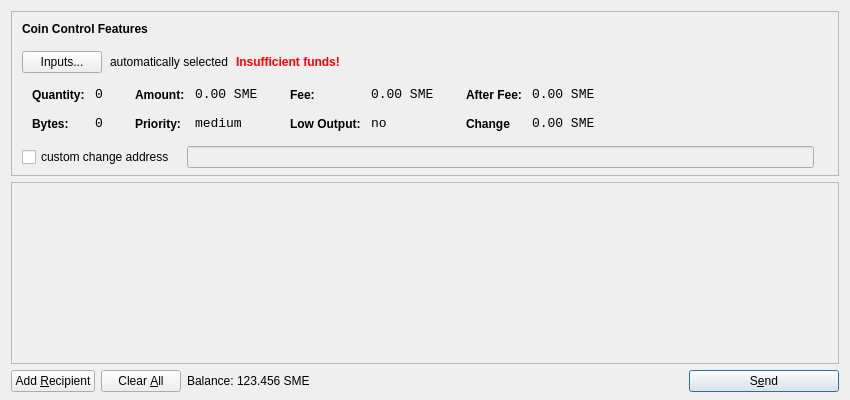
<?xml version="1.0" encoding="UTF-8"?>
<ui version="4.0">
 <class>SendCoinsDialog</class>
 <widget class="QDialog" name="SendCoinsDialog">
  <property name="geometry">
   <rect>
    <x>0</x>
    <y>0</y>
    <width>850</width>
    <height>400</height>
   </rect>
  </property>
  <property name="windowTitle">
   <string>Send Coins</string>
  </property>
  <layout class="QVBoxLayout" name="verticalLayout" stretch="0,1,0">
   <property name="bottomMargin">
    <number>8</number>
   </property>
   <item>
    <widget class="QFrame" name="frameCoinControl">
     <property name="sizePolicy">
      <sizepolicy hsizetype="Expanding" vsizetype="Expanding">
       <horstretch>0</horstretch>
       <verstretch>0</verstretch>
      </sizepolicy>
     </property>
     <property name="maximumSize">
      <size>
       <width>16777215</width>
       <height>16777215</height>
      </size>
     </property>
     <property name="frameShape">
      <enum>QFrame::StyledPanel</enum>
     </property>
     <property name="frameShadow">
      <enum>QFrame::Sunken</enum>
     </property>
     <layout class="QVBoxLayout" name="verticalLayoutCoinControl2">
      <property name="spacing">
       <number>-1</number>
      </property>
      <property name="leftMargin">
       <number>0</number>
      </property>
      <property name="topMargin">
       <number>0</number>
      </property>
      <property name="rightMargin">
       <number>0</number>
      </property>
      <property name="bottomMargin">
       <number>6</number>
      </property>
      <item>
       <layout class="QVBoxLayout" name="verticalLayoutCoinControl" stretch="0,0,0,0,1">
        <property name="spacing">
         <number>0</number>
        </property>
        <property name="leftMargin">
         <number>10</number>
        </property>
        <property name="topMargin">
         <number>10</number>
        </property>
        <item>
         <layout class="QHBoxLayout" name="horizontalLayoutCoinControl1">
          <property name="bottomMargin">
           <number>15</number>
          </property>
          <item>
           <widget class="QLabel" name="labelCoinControlFeatures">
            <property name="sizePolicy">
             <sizepolicy hsizetype="Preferred" vsizetype="Maximum">
              <horstretch>0</horstretch>
              <verstretch>0</verstretch>
             </sizepolicy>
            </property>
            <property name="font">
             <font>
              <weight>75</weight>
              <bold>true</bold>
             </font>
            </property>
            <property name="styleSheet">
             <string notr="true">font-weight:bold;</string>
            </property>
            <property name="text">
             <string>Coin Control Features</string>
            </property>
           </widget>
          </item>
         </layout>
        </item>
        <item>
         <layout class="QHBoxLayout" name="horizontalLayoutCoinControl2" stretch="0,0,0,0">
          <property name="spacing">
           <number>8</number>
          </property>
          <property name="bottomMargin">
           <number>10</number>
          </property>
          <item>
           <widget class="QPushButton" name="pushButtonCoinControl">
            <property name="styleSheet">
             <string notr="true"/>
            </property>
            <property name="text">
             <string>Inputs...</string>
            </property>
           </widget>
          </item>
          <item>
           <widget class="QLabel" name="labelCoinControlAutomaticallySelected">
            <property name="text">
             <string>automatically selected</string>
            </property>
            <property name="margin">
             <number>5</number>
            </property>
           </widget>
          </item>
          <item>
           <widget class="QLabel" name="labelCoinControlInsuffFunds">
            <property name="font">
             <font>
              <weight>75</weight>
              <bold>true</bold>
             </font>
            </property>
            <property name="styleSheet">
             <string notr="true">color:red;font-weight:bold;</string>
            </property>
            <property name="text">
             <string>Insufficient funds!</string>
            </property>
            <property name="margin">
             <number>5</number>
            </property>
           </widget>
          </item>
          <item>
           <spacer name="horizontalSpacerCoinControl">
            <property name="orientation">
             <enum>Qt::Horizontal</enum>
            </property>
            <property name="sizeHint" stdset="0">
             <size>
              <width>40</width>
              <height>1</height>
             </size>
            </property>
           </spacer>
          </item>
         </layout>
        </item>
        <item>
         <widget class="QWidget" name="widgetCoinControl" native="true">
          <property name="sizePolicy">
           <sizepolicy hsizetype="Preferred" vsizetype="Preferred">
            <horstretch>0</horstretch>
            <verstretch>0</verstretch>
           </sizepolicy>
          </property>
          <property name="minimumSize">
           <size>
            <width>0</width>
            <height>0</height>
           </size>
          </property>
          <property name="styleSheet">
           <string notr="true"/>
          </property>
          <layout class="QHBoxLayout" name="horizontalLayoutCoinControl5">
           <property name="margin">
            <number>0</number>
           </property>
           <item>
            <layout class="QHBoxLayout" name="horizontalLayoutCoinControl3" stretch="0,0,0,1">
             <property name="spacing">
              <number>20</number>
             </property>
             <property name="topMargin">
              <number>0</number>
             </property>
             <property name="bottomMargin">
              <number>10</number>
             </property>
             <item>
              <layout class="QFormLayout" name="formLayoutCoinControl1">
               <property name="horizontalSpacing">
                <number>10</number>
               </property>
               <property name="verticalSpacing">
                <number>14</number>
               </property>
               <property name="leftMargin">
                <number>10</number>
               </property>
               <property name="topMargin">
                <number>4</number>
               </property>
               <property name="rightMargin">
                <number>6</number>
               </property>
               <item row="0" column="0">
                <widget class="QLabel" name="labelCoinControlQuantityText">
                 <property name="styleSheet">
                  <string notr="true">font-weight:bold;</string>
                 </property>
                 <property name="text">
                  <string>Quantity:</string>
                 </property>
                 <property name="margin">
                  <number>0</number>
                 </property>
                </widget>
               </item>
               <item row="0" column="1">
                <widget class="QLabel" name="labelCoinControlQuantity">
                 <property name="font">
                  <font>
                   <family>Monospace</family>
                   <pointsize>10</pointsize>
                  </font>
                 </property>
                 <property name="cursor">
                  <cursorShape>IBeamCursor</cursorShape>
                 </property>
                 <property name="contextMenuPolicy">
                  <enum>Qt::ActionsContextMenu</enum>
                 </property>
                 <property name="text">
                  <string>0</string>
                 </property>
                 <property name="margin">
                  <number>0</number>
                 </property>
                 <property name="textInteractionFlags">
                  <set>Qt::LinksAccessibleByMouse|Qt::TextSelectableByKeyboard|Qt::TextSelectableByMouse</set>
                 </property>
                </widget>
               </item>
               <item row="1" column="0">
                <widget class="QLabel" name="labelCoinControlBytesText">
                 <property name="styleSheet">
                  <string notr="true">font-weight:bold;</string>
                 </property>
                 <property name="text">
                  <string>Bytes:</string>
                 </property>
                </widget>
               </item>
               <item row="1" column="1">
                <widget class="QLabel" name="labelCoinControlBytes">
                 <property name="font">
                  <font>
                   <family>Monospace</family>
                   <pointsize>10</pointsize>
                  </font>
                 </property>
                 <property name="cursor">
                  <cursorShape>IBeamCursor</cursorShape>
                 </property>
                 <property name="contextMenuPolicy">
                  <enum>Qt::ActionsContextMenu</enum>
                 </property>
                 <property name="text">
                  <string>0</string>
                 </property>
                 <property name="textInteractionFlags">
                  <set>Qt::LinksAccessibleByMouse|Qt::TextSelectableByKeyboard|Qt::TextSelectableByMouse</set>
                 </property>
                </widget>
               </item>
              </layout>
             </item>
             <item>
              <layout class="QFormLayout" name="formLayoutCoinControl2">
               <property name="horizontalSpacing">
                <number>10</number>
               </property>
               <property name="verticalSpacing">
                <number>14</number>
               </property>
               <property name="leftMargin">
                <number>6</number>
               </property>
               <property name="topMargin">
                <number>4</number>
               </property>
               <property name="rightMargin">
                <number>6</number>
               </property>
               <item row="0" column="0">
                <widget class="QLabel" name="labelCoinControlAmountText">
                 <property name="styleSheet">
                  <string notr="true">font-weight:bold;</string>
                 </property>
                 <property name="text">
                  <string>Amount:</string>
                 </property>
                 <property name="margin">
                  <number>0</number>
                 </property>
                </widget>
               </item>
               <item row="0" column="1">
                <widget class="QLabel" name="labelCoinControlAmount">
                 <property name="font">
                  <font>
                   <family>Monospace</family>
                   <pointsize>10</pointsize>
                  </font>
                 </property>
                 <property name="cursor">
                  <cursorShape>IBeamCursor</cursorShape>
                 </property>
                 <property name="contextMenuPolicy">
                  <enum>Qt::ActionsContextMenu</enum>
                 </property>
                 <property name="text">
                  <string notr="true">0.00 SME</string>
                 </property>
                 <property name="textInteractionFlags">
                  <set>Qt::LinksAccessibleByMouse|Qt::TextSelectableByKeyboard|Qt::TextSelectableByMouse</set>
                 </property>
                </widget>
               </item>
               <item row="1" column="0">
                <widget class="QLabel" name="labelCoinControlPriorityText">
                 <property name="styleSheet">
                  <string notr="true">font-weight:bold;</string>
                 </property>
                 <property name="text">
                  <string>Priority:</string>
                 </property>
                </widget>
               </item>
               <item row="1" column="1">
                <widget class="QLabel" name="labelCoinControlPriority">
                 <property name="font">
                  <font>
                   <family>Monospace</family>
                   <pointsize>10</pointsize>
                  </font>
                 </property>
                 <property name="cursor">
                  <cursorShape>IBeamCursor</cursorShape>
                 </property>
                 <property name="contextMenuPolicy">
                  <enum>Qt::ActionsContextMenu</enum>
                 </property>
                 <property name="text">
                  <string>medium</string>
                 </property>
                 <property name="textInteractionFlags">
                  <set>Qt::LinksAccessibleByMouse|Qt::TextSelectableByKeyboard|Qt::TextSelectableByMouse</set>
                 </property>
                </widget>
               </item>
              </layout>
             </item>
             <item>
              <layout class="QFormLayout" name="formLayoutCoinControl3">
               <property name="horizontalSpacing">
                <number>10</number>
               </property>
               <property name="verticalSpacing">
                <number>14</number>
               </property>
               <property name="leftMargin">
                <number>6</number>
               </property>
               <property name="topMargin">
                <number>4</number>
               </property>
               <property name="rightMargin">
                <number>6</number>
               </property>
               <item row="0" column="0">
                <widget class="QLabel" name="labelCoinControlFeeText">
                 <property name="styleSheet">
                  <string notr="true">font-weight:bold;</string>
                 </property>
                 <property name="text">
                  <string>Fee:</string>
                 </property>
                 <property name="margin">
                  <number>0</number>
                 </property>
                </widget>
               </item>
               <item row="0" column="1">
                <widget class="QLabel" name="labelCoinControlFee">
                 <property name="font">
                  <font>
                   <family>Monospace</family>
                   <pointsize>10</pointsize>
                  </font>
                 </property>
                 <property name="cursor">
                  <cursorShape>IBeamCursor</cursorShape>
                 </property>
                 <property name="contextMenuPolicy">
                  <enum>Qt::ActionsContextMenu</enum>
                 </property>
                 <property name="text">
                  <string notr="true">0.00 SME</string>
                 </property>
                 <property name="textInteractionFlags">
                  <set>Qt::LinksAccessibleByMouse|Qt::TextSelectableByKeyboard|Qt::TextSelectableByMouse</set>
                 </property>
                </widget>
               </item>
               <item row="1" column="0">
                <widget class="QLabel" name="labelCoinControlLowOutputText">
                 <property name="styleSheet">
                  <string notr="true">font-weight:bold;</string>
                 </property>
                 <property name="text">
                  <string>Low Output:</string>
                 </property>
                </widget>
               </item>
               <item row="1" column="1">
                <widget class="QLabel" name="labelCoinControlLowOutput">
                 <property name="font">
                  <font>
                   <family>Monospace</family>
                   <pointsize>10</pointsize>
                  </font>
                 </property>
                 <property name="cursor">
                  <cursorShape>IBeamCursor</cursorShape>
                 </property>
                 <property name="contextMenuPolicy">
                  <enum>Qt::ActionsContextMenu</enum>
                 </property>
                 <property name="text">
                  <string>no</string>
                 </property>
                 <property name="textInteractionFlags">
                  <set>Qt::LinksAccessibleByMouse|Qt::TextSelectableByKeyboard|Qt::TextSelectableByMouse</set>
                 </property>
                </widget>
               </item>
              </layout>
             </item>
             <item>
              <layout class="QFormLayout" name="formLayoutCoinControl4">
               <property name="horizontalSpacing">
                <number>10</number>
               </property>
               <property name="verticalSpacing">
                <number>14</number>
               </property>
               <property name="leftMargin">
                <number>6</number>
               </property>
               <property name="topMargin">
                <number>4</number>
               </property>
               <property name="rightMargin">
                <number>6</number>
               </property>
               <item row="0" column="0">
                <widget class="QLabel" name="labelCoinControlAfterFeeText">
                 <property name="styleSheet">
                  <string notr="true">font-weight:bold;</string>
                 </property>
                 <property name="text">
                  <string>After Fee:</string>
                 </property>
                 <property name="margin">
                  <number>0</number>
                 </property>
                </widget>
               </item>
               <item row="0" column="1">
                <widget class="QLabel" name="labelCoinControlAfterFee">
                 <property name="font">
                  <font>
                   <family>Monospace</family>
                   <pointsize>10</pointsize>
                  </font>
                 </property>
                 <property name="cursor">
                  <cursorShape>IBeamCursor</cursorShape>
                 </property>
                 <property name="contextMenuPolicy">
                  <enum>Qt::ActionsContextMenu</enum>
                 </property>
                 <property name="text">
                  <string notr="true">0.00 SME</string>
                 </property>
                 <property name="textInteractionFlags">
                  <set>Qt::LinksAccessibleByMouse|Qt::TextSelectableByKeyboard|Qt::TextSelectableByMouse</set>
                 </property>
                </widget>
               </item>
               <item row="1" column="0">
                <widget class="QLabel" name="labelCoinControlChangeText">
                 <property name="styleSheet">
                  <string notr="true">font-weight:bold;</string>
                 </property>
                 <property name="text">
                  <string>Change</string>
                 </property>
                </widget>
               </item>
               <item row="1" column="1">
                <widget class="QLabel" name="labelCoinControlChange">
                 <property name="font">
                  <font>
                   <family>Monospace</family>
                   <pointsize>10</pointsize>
                  </font>
                 </property>
                 <property name="cursor">
                  <cursorShape>IBeamCursor</cursorShape>
                 </property>
                 <property name="contextMenuPolicy">
                  <enum>Qt::ActionsContextMenu</enum>
                 </property>
                 <property name="text">
                  <string notr="true">0.00 SME</string>
                 </property>
                 <property name="textInteractionFlags">
                  <set>Qt::LinksAccessibleByMouse|Qt::TextSelectableByKeyboard|Qt::TextSelectableByMouse</set>
                 </property>
                </widget>
               </item>
              </layout>
             </item>
            </layout>
           </item>
          </layout>
         </widget>
        </item>
        <item>
         <layout class="QHBoxLayout" name="horizontalLayoutCoinControl4" stretch="0,0,0">
          <property name="spacing">
           <number>12</number>
          </property>
          <property name="sizeConstraint">
           <enum>QLayout::SetDefaultConstraint</enum>
          </property>
          <property name="topMargin">
           <number>5</number>
          </property>
          <property name="rightMargin">
           <number>5</number>
          </property>
          <item>
           <widget class="QCheckBox" name="checkBoxCoinControlChange">
            <property name="text">
             <string>custom change address</string>
            </property>
           </widget>
          </item>
          <item>
           <widget class="QLineEdit" name="lineEditCoinControlChange">
            <property name="enabled">
             <bool>false</bool>
            </property>
            <property name="sizePolicy">
             <sizepolicy hsizetype="Expanding" vsizetype="Fixed">
              <horstretch>0</horstretch>
              <verstretch>0</verstretch>
             </sizepolicy>
            </property>
           </widget>
          </item>
          <item>
           <widget class="QLabel" name="labelCoinControlChangeLabel">
            <property name="sizePolicy">
             <sizepolicy hsizetype="Preferred" vsizetype="Expanding">
              <horstretch>0</horstretch>
              <verstretch>0</verstretch>
             </sizepolicy>
            </property>
            <property name="minimumSize">
             <size>
              <width>0</width>
              <height>0</height>
             </size>
            </property>
            <property name="text">
             <string/>
            </property>
            <property name="margin">
             <number>3</number>
            </property>
           </widget>
          </item>
         </layout>
        </item>
        <item>
         <spacer name="verticalSpacerCoinControl">
          <property name="orientation">
           <enum>Qt::Vertical</enum>
          </property>
          <property name="sizeHint" stdset="0">
           <size>
            <width>800</width>
            <height>1</height>
           </size>
          </property>
         </spacer>
        </item>
       </layout>
      </item>
     </layout>
    </widget>
   </item>
   <item>
    <widget class="QScrollArea" name="scrollArea">
     <property name="widgetResizable">
      <bool>true</bool>
     </property>
     <widget class="QWidget" name="scrollAreaWidgetContents">
      <property name="geometry">
       <rect>
        <x>0</x>
        <y>0</y>
        <width>830</width>
        <height>165</height>
       </rect>
      </property>
      <layout class="QVBoxLayout" name="verticalLayout_2">
       <property name="margin">
        <number>0</number>
       </property>
       <item>
        <layout class="QVBoxLayout" name="entries">
         <property name="spacing">
          <number>6</number>
         </property>
        </layout>
       </item>
       <item>
        <spacer name="verticalSpacer">
         <property name="orientation">
          <enum>Qt::Vertical</enum>
         </property>
         <property name="sizeHint" stdset="0">
          <size>
           <width>20</width>
           <height>40</height>
          </size>
         </property>
        </spacer>
       </item>
      </layout>
     </widget>
    </widget>
   </item>
   <item>
    <layout class="QHBoxLayout" name="horizontalLayout">
     <item>
      <widget class="QPushButton" name="addButton">
       <property name="toolTip">
        <string>Send to multiple recipients at once</string>
       </property>
       <property name="text">
        <string>Add &amp;Recipient</string>
       </property>
       <property name="autoDefault">
        <bool>false</bool>
       </property>
      </widget>
     </item>
     <item>
      <widget class="QPushButton" name="clearButton">
       <property name="sizePolicy">
        <sizepolicy hsizetype="Minimum" vsizetype="Fixed">
         <horstretch>0</horstretch>
         <verstretch>0</verstretch>
        </sizepolicy>
       </property>
       <property name="toolTip">
        <string>Remove all transaction fields</string>
       </property>
       <property name="text">
        <string>Clear &amp;All</string>
       </property>
       <property name="autoRepeatDelay">
        <number>300</number>
       </property>
       <property name="autoDefault">
        <bool>false</bool>
       </property>
      </widget>
     </item>
     <item>
      <layout class="QHBoxLayout" name="horizontalLayout_2">
       <property name="spacing">
        <number>3</number>
       </property>
       <item>
        <widget class="QLabel" name="label">
         <property name="sizePolicy">
          <sizepolicy hsizetype="Preferred" vsizetype="Fixed">
           <horstretch>0</horstretch>
           <verstretch>0</verstretch>
          </sizepolicy>
         </property>
         <property name="text">
          <string>Balance:</string>
         </property>
        </widget>
       </item>
       <item>
        <widget class="QLabel" name="labelBalance">
         <property name="sizePolicy">
          <sizepolicy hsizetype="Preferred" vsizetype="Fixed">
           <horstretch>0</horstretch>
           <verstretch>0</verstretch>
          </sizepolicy>
         </property>
         <property name="cursor">
          <cursorShape>IBeamCursor</cursorShape>
         </property>
         <property name="text">
          <string notr="true">123.456 SME</string>
         </property>
         <property name="textInteractionFlags">
          <set>Qt::LinksAccessibleByMouse|Qt::TextSelectableByKeyboard|Qt::TextSelectableByMouse</set>
         </property>
        </widget>
       </item>
      </layout>
     </item>
     <item>
      <spacer name="horizontalSpacer">
       <property name="orientation">
        <enum>Qt::Horizontal</enum>
       </property>
       <property name="sizeHint" stdset="0">
        <size>
         <width>40</width>
         <height>20</height>
        </size>
       </property>
      </spacer>
     </item>
     <item>
      <widget class="QPushButton" name="sendButton">
       <property name="minimumSize">
        <size>
         <width>150</width>
         <height>0</height>
        </size>
       </property>
       <property name="toolTip">
        <string>Confirm the send action</string>
       </property>
       <property name="text">
        <string>S&amp;end</string>
       </property>
       <property name="icon">
        <iconset resource="../bitcoin.qrc">
         <normaloff>:/icons/send</normaloff>:/icons/send</iconset>
       </property>
       <property name="default">
        <bool>true</bool>
       </property>
      </widget>
     </item>
    </layout>
   </item>
  </layout>
 </widget>
 <resources>
  <include location="../bitcoin.qrc"/>
 </resources>
 <connections/>
</ui>
